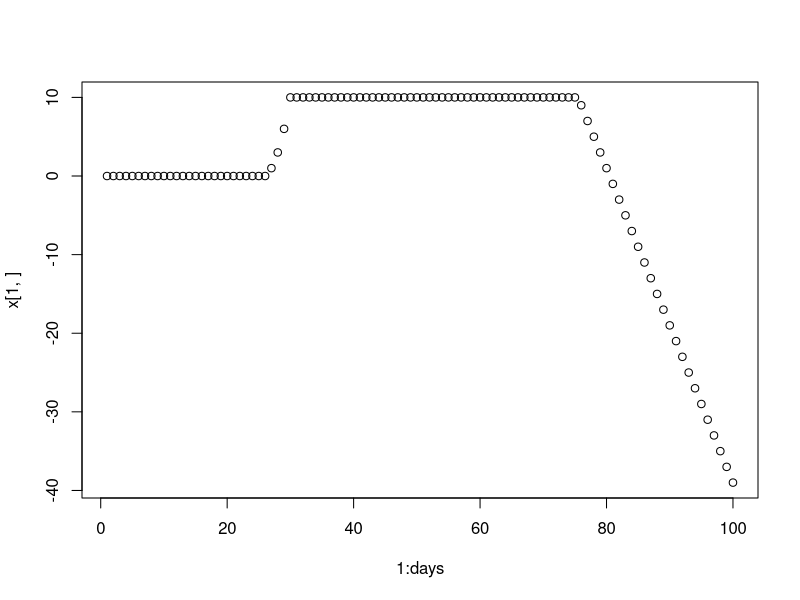

This chart was generated by the following R code:
## Testing out the x thing

seals <- 5
days <- 100
xmax <- 10
a <- 1
b <- 2

P <- array(dim = c(seals, days), data = rep(0.1, seals * days))
x <- array(dim = c(seals, days), data = rep(0, seals * days))
C <- array(dim = c(seals, days), data = rep(NA, seals * days))
B <- array(dim = c(seals, days), data = rep(NA, seals * days))

salmon <- array(dim = c(days), data = c(rep(0, days/4), seq_len(days/4), rev(seq_len(days/4)), rep(0, days/4)))
hunting <- array(dim = c(days), data = c(rep(0, days/2), rep(1, days/2)))

for(i in 1:(days-1)){
  for(seal in 1:seals){
    C[seal, i] <- salmon[i]
    B[seal,i] <- hunting[i]
    delta <- a*C[seal,i] - b*B[seal,i]
    x[seal,(i+1)] <- x[seal,i] + delta
    if(x[seal,i+1]>xmax){
      x[seal,i+1] <- xmax
    }
  }
}

plot(1:days, x[1,])
